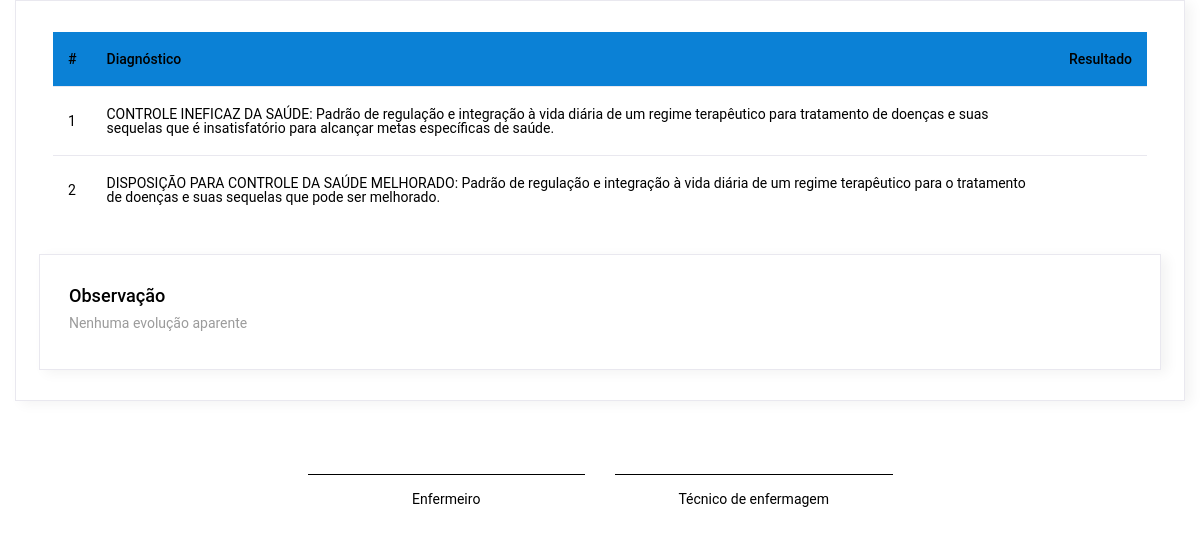
/paciente/RelatorioRotina.php?idQuestionarioDiagPresc=8 (signed in), run on an earlier commit of the app's database.
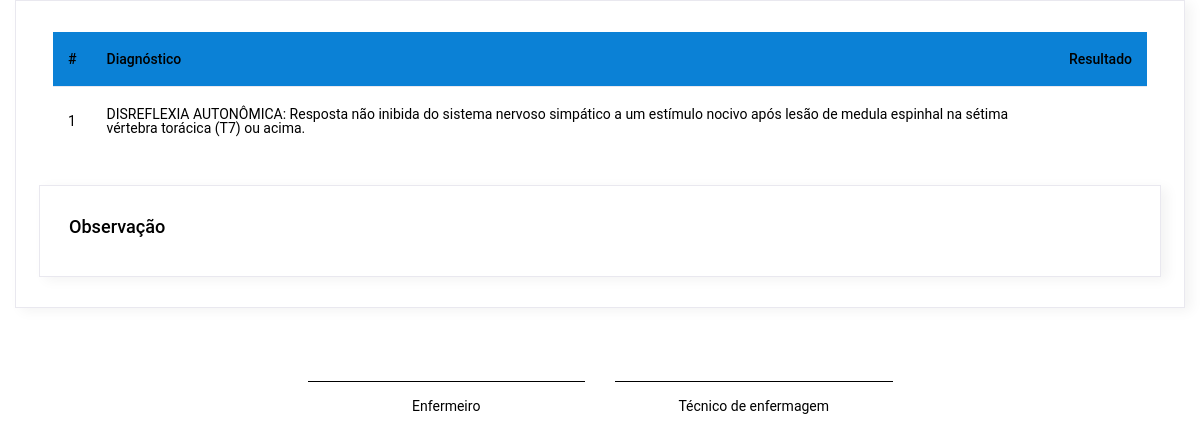
And on a later commit of the database.
### tables this page shows
CREATE TABLE `pacientediagnostico` (
  `IdDiagnostico` int(11) NOT NULL,
  `IdQuestionarioDiagPresc` int(11) NOT NULL
);

CREATE TABLE `diagnostico` (
  `IdDiagnostico` int(11) NOT NULL,
  `Descricao` varchar(300) NOT NULL,
  `IdUnidadeInternacao` tinyint(4) NOT NULL
);

### config/BD.php (called while the page is built, shortened)
<?php
	class BancoDados{
		public static function obterConexao(){
			if(isset($conexao) == false){
				$conexao = new PDO("mysql:dbname=u989534060_sae;host=localhost","root","",array(PDO::MYSQL_ATTR_INIT_COMMAND => "SET NAMES utf8"));
				$conexao->setAttribute(PDO::ATTR_ERRMODE, PDO::ERRMODE_EXCEPTION);
			}
			return $conexao;
		}
	}
?>

### model/QuestionarioDiagPrescModel.php (called while the page is built, shortened)
<?php
	require_once $_SERVER["DOCUMENT_ROOT"] . "/sae/config/BD.php";
	class QuestionarioDiagPrescModel{
		private $bd;
		 function __construct(){
		 	$this->bd = BancoDados::obterConexao();
		 }
         public function listarID($idQuestionarioDiagPresc){
            $listarUm = $this->bd->prepare("SELECT * from questionariodiagpresc where idQuestionarioDiagPresc = :idQuestionarioDiagPresc");
            $listarUm->bindParam(":idQuestionarioDiagPresc", $idQuestionarioDiagPresc, PDO::PARAM_INT);
            $listarUm->execute();
            $res = $listarUm->fetch(PDO::FETCH_ASSOC);
            return $res;
		 }
		public function listarTodosDiagnosticosIdQuestionario($idQuestionarioDiagPresc){
			$listarTodosDiagnosticosIdQuestionario = $this->bd->query("SELECT * from questionariodiagpresc
														INNER JOIN pacientediagnostico on pacientediagnostico.idQuestionarioDiagPresc = questionariodiagpresc.idQuestionarioDiagPresc
														INNER JOIN diagnostico on diagnostico.IdDiagnostico = pacientediagnostico.IdDiagnostico
														WHERE questionariodiagpresc.IdQuestionarioDiagPresc = " . $idQuestionarioDiagPresc);
			$res = $listarTodosDiagnosticosIdQuestionario->fetchAll(PDO::FETCH_ASSOC);
			return $res;
		}
	}
?>

### paciente/RelatorioRotina.php (the view, shortened to what the changed rows need)
<!DOCTYPE html>
<html lang="pt-br">
<?php
    include $_SERVER["DOCUMENT_ROOT"] . "/sae/template/header.php";
    require_once $_SERVER["DOCUMENT_ROOT"]	. "/sae/model/QuestionarioDiagPrescModel.php";
    $idQuestionarioDiagPresc = $_GET["idQuestionarioDiagPresc"];
    $questionarioDiagPrescModel = new QuestionarioDiagPrescModel();
    $resDiagnosticos = $questionarioDiagPrescModel->listarTodosDiagnosticosIdQuestionario($idQuestionarioDiagPresc);
    $resQuestionarioDiagPresc = $questionarioDiagPrescModel->listarID($idQuestionarioDiagPresc);
?>
<head>
  <link rel="stylesheet" href="../../../../vendors/iconfonts/mdi/font/css/materialdesignicons.min.css">
  <link rel="stylesheet" href="../../../../vendors/css/vendor.bundle.base.css">
  <link rel="stylesheet" href="../../../../vendors/css/vendor.bundle.addons.css">
  <link rel="stylesheet" href="../../../../css/vertical-layout-light/style.css">
</head>
<body onload="buscarQuestoes();">
      <div class="col-lg-12">
                  <div class="card px-2">
                      <div class="card-body">
                          <div class="container-fluid d-flex justify-content-between">
                          <div class="row">
                        <div class="row">
                      <?php if(count($resDiagnosticos) > 0){?>
                        <div class="col-12">
                          <div>
                            <table class="table">
                              <thead>
                                <tr>
                                    <th>#</th>
                                    <th>Diagnóstico</th>
                                    <th>Resultado</th>
                                </tr>
                              </thead>
                              <tbody>
                            <?php
                            $ordem = 0;
                            foreach($resDiagnosticos as $diagnostico){
                              $ordem++;
                                                ?>
                                <tr>
                                    <td><?php echo $ordem;?></td>
                                    <td><?php echo $diagnostico['Descricao'];?></td>
                                    <td><?php
                                    ?></td>
                                </tr>
                            <?php } ?>
                              </tbody>
                            </table>
                          </div>
                        </div>
                      <?php } ?>
                        </div>
                      </div>
                  </div>
              </div>
              <div class="col-md-12 grid-margin stretch-card">
                          <div class="card">
                            <div class="card-body">
                              <h5>Observação</h5>
                              <p class="text-muted"></i><?php
                              if($resQuestionarioDiagPresc["Evolucao"] == " "){
                                echo "Nenhuma evolução aparente";
                              }else{
                                echo $resQuestionarioDiagPresc["Evolucao"];
                              }
                              ?></p>
                            </div>
                          </div>
                        </div>
      </div>
    </div>
    <br><br><br>
</body>
</html>

What changed in the data, as far as the page shows it:
removed pacientediagnostico: IdDiagnostico.Descricao "CONTROLE INEFICAZ DA SAÚDE: Padrão de regulação e integração à vida diária de um regime terapêutico para tratamento de doenças e suas sequelas que é insatisfatório para alcançar metas específicas de saúde."
removed pacientediagnostico: IdDiagnostico.Descricao "DISPOSIÇÃO PARA CONTROLE DA SAÚDE MELHORADO: Padrão de regulação e integração à vida diária de um regime terapêutico para o tratamento de doenças e suas sequelas que pode ser melhorado."
added pacientediagnostico: IdDiagnostico.Descricao "DISREFLEXIA AUTONÔMICA: Resposta não inibida do sistema nervoso simpático a um estímulo nocivo após lesão de medula espinhal na sétima vértebra torácica (T7) ou acima."
Also different on the page:
text no longer shown: "Nenhuma evolução aparente"
